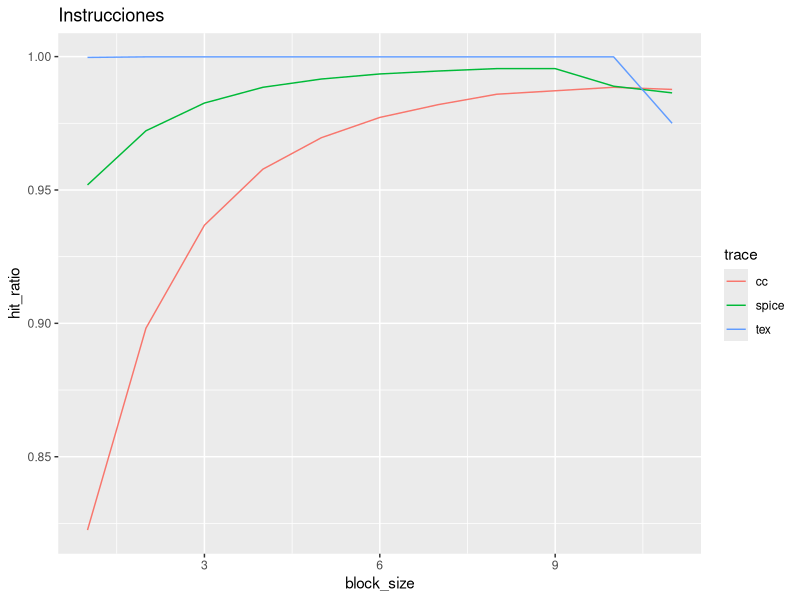
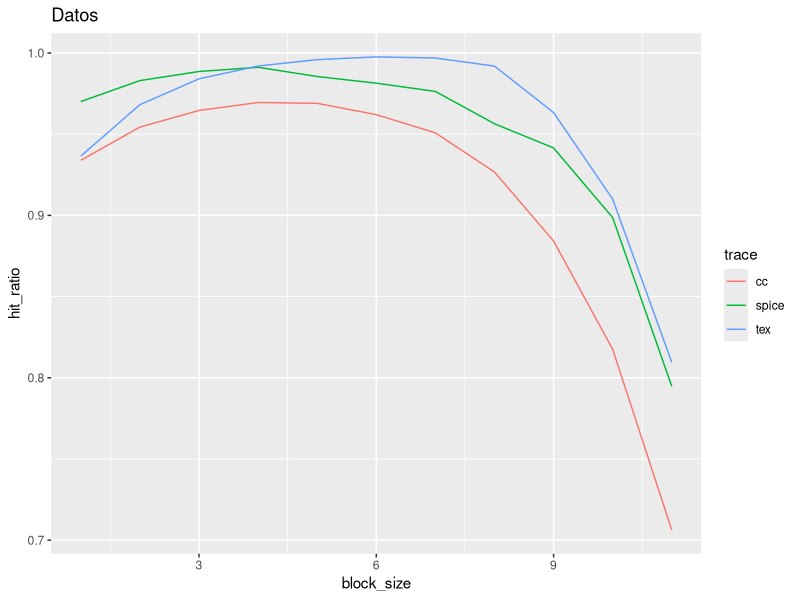

Generate these figures, in order, with R:
library(ggplot2)

bytes = c(1,2,3,4,5,6,7,8,9,10,11)
categs = c('spice','cc','tex')
# Inciso 2 - Cache de Instrucciones
spice = c(0.9519,0.9722,0.9826,0.9885,0.9916,0.9935,0.9946,0.9955,0.9955,0.9889,0.9864)
cc = c(0.8225,0.8982,0.9368,0.9578,0.9696,0.9772,0.982,0.9859,0.9872,0.9885,0.9877)
sc = append(spice,cc)
tex = c(0.9997,0.9999,0.9999,0.9999,0.9999,0.9999,0.9999,0.9999,0.9999,0.9999,0.975)
all = append(sc,tex)
df <- data.frame(block_size=rep(bytes, 3), hit_ratio=all, 
                 trace=rep(categs, each=11))

p <- ggplot(data = df, aes(x=block_size, y=hit_ratio)) + geom_line(aes(colour=trace))
p + ggtitle("Instrucciones")



spice = c(0.9701,0.983,0.9886,0.9912,0.9855,0.9814,0.9763,0.9564,0.9415,0.8986,0.7947)
cc = c(0.9339,0.9544,0.9646,0.9695,0.969,0.962,0.9508,0.9267,0.8842,0.8175,0.7062)
tex = c(0.9365,0.9682,0.9841,0.992,0.9959,0.9976,0.9969,0.9919,0.9633,0.91,0.8095)
sc = append(spice,cc)
all = append(sc,tex)
df <- data.frame(block_size=rep(bytes, 3), hit_ratio=all, 
                 trace=rep(categs, each=11))

p <- ggplot(data = df, aes(x=block_size, y=hit_ratio)) + geom_line(aes(colour=trace))
p + ggtitle("Datos")
